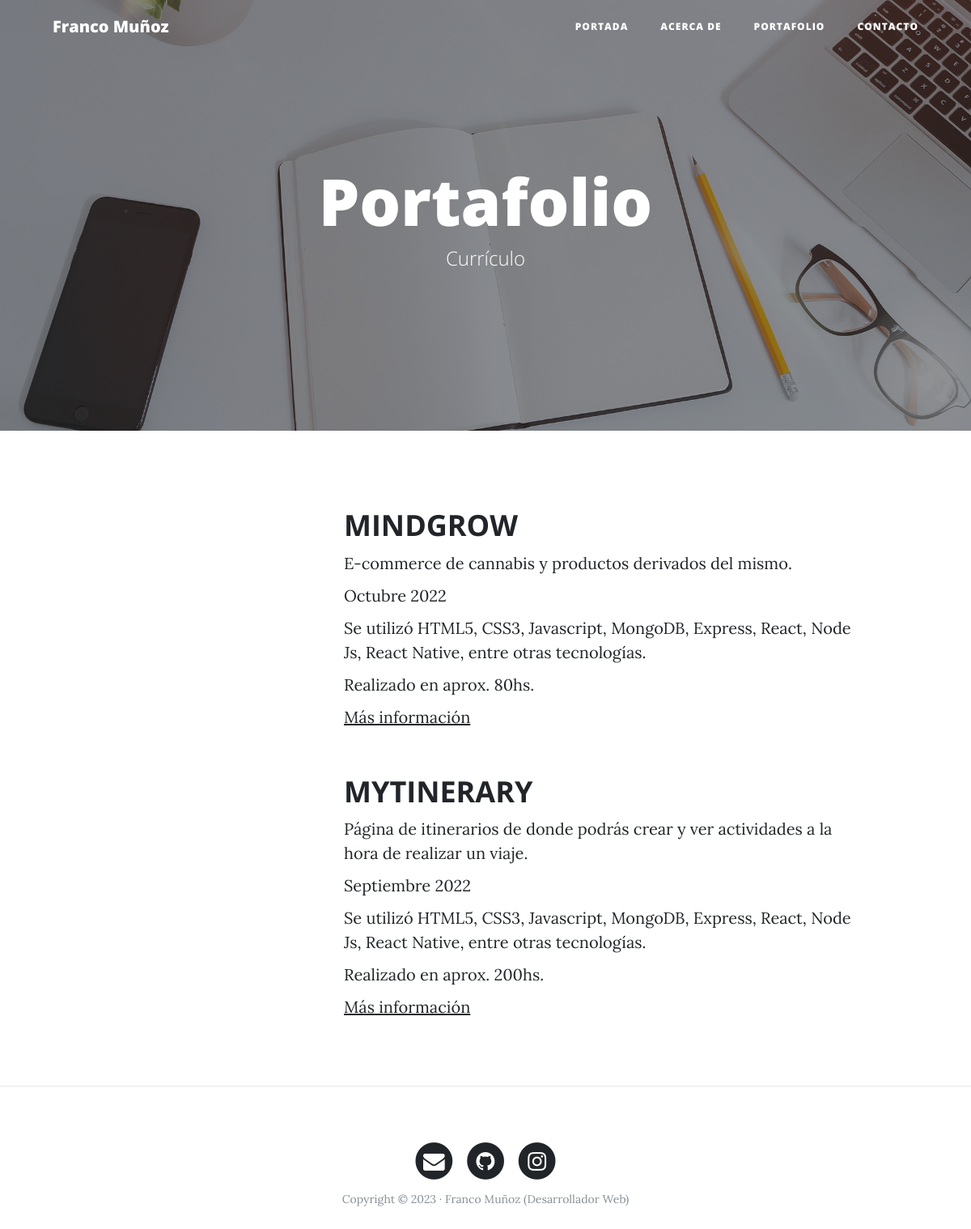
The page /portafolio/ on the database its author committed.
### portfolio/models.py (models this page shows, shortened)
class Project(models.Model):
    title = models.CharField(max_length=200, verbose_name="Título")
    description = models.TextField(verbose_name="Descripción")
    image = models.ImageField(verbose_name="Imagen", upload_to= 'projects')
    link = models.URLField(null=True, blank=True, verbose_name="Dirección Web")
    created = models.DateTimeField(auto_now_add=True, verbose_name="Creado")
    modified = models.DateTimeField(auto_now=True, verbose_name="Modificado")
    class Meta:
        verbose_name = "proyecto"
        verbose_name_plural = "proyectos"
        ordering = ['-created']

### portfolio/views.py (the view)
# urls.py: path('portafolio/', portfolio, name= 'portfolio'),
def portfolio(request):
    projects= Project.objects.all()
    return render(request, 'portfolio/portfolio.html', {'projects': projects})

### portfolio/templates/portfolio/portfolio.html (shortened to what this page needs)
{% extends 'core/layout.html' %}
{% block background %}{% load static %}{% static 'core/img/portfolio-bg.jpg' %}{% endblock %}
{% block headers %}
<h1>Portafolio</h1>
<span class="subheading">Currículo</span>
{% endblock %}
{% block content %}
    {% for p in projects %}
        <div class="row project">
            <div class="col-lg-3 col-md-4 offset-lg-1">
            </div>
            <div class="col-lg-7 col-md-8">
                <h2 class="section-heading title">{{ p.title }}</h2>
                <p>{{ p.description|linebreaks }}</p>
                {% if p.link %}
                    <p><a href="{{ p.link }}" target="_blank">Más información</a></p>
                {% endif %}
            </div>
        </div>
    {% endfor %}
{% endblock %}

### core/templates/core/layout.html (shortened to what this page needs)
<!DOCTYPE html>
<html lang="es">
  <head>
    {% load static %}
    <link href="{% static 'core/vendor/bootstrap/css/bootstrap.min.css' %}" rel="stylesheet">
    <link href="{% static 'core/vendor/font-awesome/css/font-awesome.min.css' %}" rel="stylesheet" type="text/css">
    <link href="{% static 'core/css/clean-blog.min.css' %}" rel="stylesheet">
  </head>
  <body>
    <nav class="navbar navbar-expand-lg navbar-light fixed-top" id="mainNav">
      <div class="container">
        <a class="navbar-brand" href="{% url 'home' %}">Franco Muñoz</a>
        <div class="collapse navbar-collapse" id="navbarResponsive">
          <ul class="navbar-nav ml-auto">
            <li class="nav-item">
              <a class="nav-link" href="{% url 'home' %}">Portada</a>
            </li>
            <li class="nav-item">
              <a class="nav-link" href="{% url 'about' %}">Acerca de</a>
            </li>
            <li class="nav-item">
              <a class="nav-link" href="{% url 'portfolio' %}">Portafolio</a>
            </li>
            <li class="nav-item">
              <a class="nav-link" href="{% url 'contact' %}">Contacto</a>
            </li>
          </ul>
        </div>
      </div>
    </nav>
    <header class="masthead" style="background-image: url('{% block background %}{% endblock %}')">
      <div class="overlay"></div>
      <div class="container">
        <div class="row">
          <div class="col-lg-8 col-md-10 mx-auto">
            <div class="site-heading">
              {% block headers %}{% endblock %}
            </div>
          </div>
        </div>
      </div>
    </header>
    <div class="container">
      {% block content %}{% endblock %}
    </div>
    {% if request.path != "/" %}<hr>{% endif %}
    <footer>
      <div class="container">
        <div class="row">
          <div class="col-lg-8 col-md-10 mx-auto">
            <ul class="list-inline text-center">
              <li class="list-inline-item">
                <a href="mailto:munozfranco011@gmail.com">
                  <span class="fa-stack fa-lg">
                    <i class="fa fa-circle fa-stack-2x"></i>
                    <i class="fa fa-envelope fa-stack-1x fa-inverse"></i>
                  </span>
                </a>
              </li>
              <li class="list-inline-item">
                <a href="https://github.com/francoEmunoz" target="_blank">
                  <span class="fa-stack fa-lg">
                    <i class="fa fa-circle fa-stack-2x"></i>
                    <i class="fa fa-github fa-stack-1x fa-inverse"></i>
                  </span>
                </a>
              </li>
              <li class="list-inline-item">
                <a href="https://www.instagram.com/franco_ezeqieel/?next=%2F" target="_blank">
                  <span class="fa-stack fa-lg">
                    <i class="fa fa-circle fa-stack-2x"></i>
                    <i class="fa fa-instagram fa-stack-1x fa-inverse"></i>
                  </span>
                </a>
              </li>
            </ul>
            <p class="copyright text-muted">Copyright &copy; 2023 · Franco Muñoz (Desarrollador Web) </p>
          </div>
        </div>
      </div>
    </footer>
  </body>
</html>

### rows shown on the page
Project: title "MINDGROW", description "E-commerce de cannabis y productos derivados del mismo. Octubre 2022 Se utilizó HTML5, CSS3, Javascript, MongoDB, Express, React, Node Js, React Native, entre otras tecnologías. Realizado en aprox. 80hs."
Project: title "MYTINERARY", description "Página de itinerarios de donde podrás crear y ver actividades a la hora de realizar un viaje. Septiembre 2022 Se utilizó HTML5, CSS3, Javascript, MongoDB, Express, React, Node Js, React Native, entre otras tecnologías. Realizado en aprox. 200hs."
